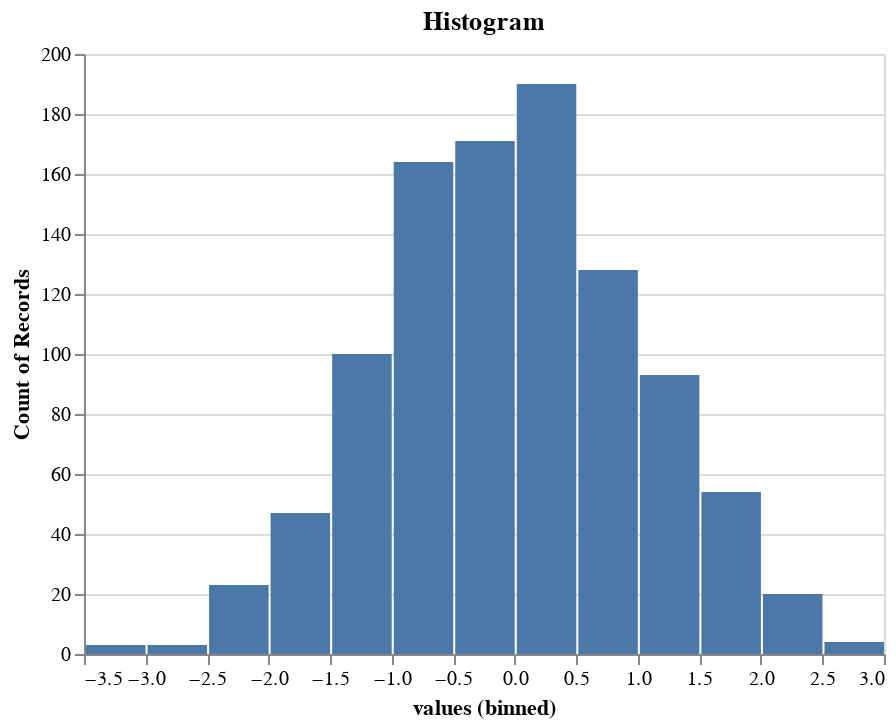

Notebook code for this chart:
### Markdown cell above
## 5. Histograms

### Code cell
# Creating a histogram
data = pd.DataFrame({
    'values': np.random.normal(0, 1, size=1000)
})

histogram = alt.Chart(data).mark_bar().encode(
    alt.X('values', bin=alt.Bin(maxbins=30)),
    y='count()'
).properties(
    title='Histogram'
)

histogram

### Figure 1 — Vega-Lite specification as saved in the notebook (floating-point values rounded to 4 significant figures; data arrays with more than 128 entries replaced by an {"elided": "..."} marker saying what was removed)
{"config": {"view": {"continuousWidth": 400, "continuousHeight": 300}}, "data": {"name": "data-7f2fe556b68d045f005bf740c0b919f9"}, "mark": "bar", "encoding": {"x": {"bin": {"maxbins": 30}, "field": "values", "type": "quantitative"}, "y": {"aggregate": "count", "type": "quantitative"}}, "title": "Histogram", "$schema": "https://vega.github.io/schema/vega-lite/v4.17.0.json", "datasets": {"data-7f2fe556b68d045f005bf740c0b919f9": {"elided": "1000 records"}}}
